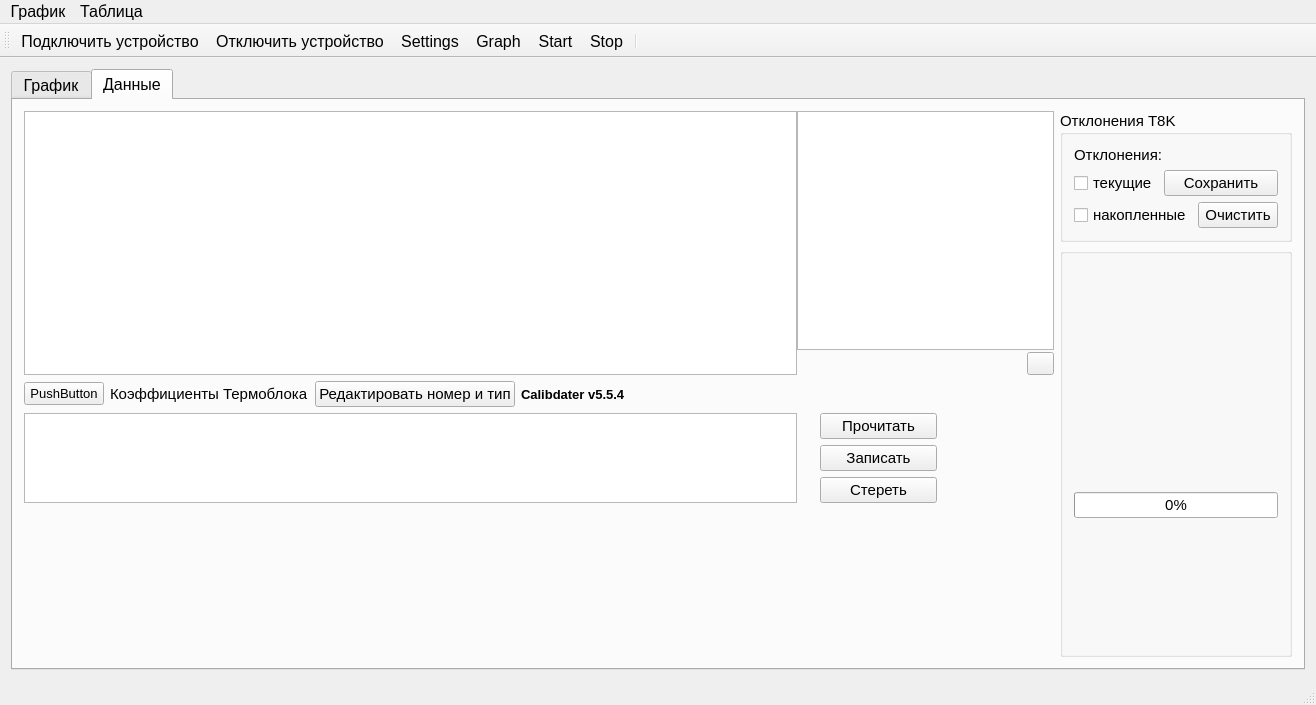
<?xml version="1.0" encoding="UTF-8"?>
<ui version="4.0">
 <class>MainWindow</class>
 <widget class="QMainWindow" name="MainWindow">
  <property name="geometry">
   <rect>
    <x>0</x>
    <y>0</y>
    <width>1316</width>
    <height>705</height>
   </rect>
  </property>
  <property name="font">
   <font>
    <pointsize>12</pointsize>
   </font>
  </property>
  <property name="windowTitle">
   <string>Calibdater</string>
  </property>
  <widget class="QWidget" name="centralWidget">
   <layout class="QGridLayout" name="gridLayout_4">
    <item row="0" column="0">
     <layout class="QHBoxLayout" name="horizontalLayout_6" stretch="0">
      <item>
       <widget class="QTabWidget" name="tabWidget">
        <property name="font">
         <font>
          <pointsize>12</pointsize>
         </font>
        </property>
        <property name="currentIndex">
         <number>1</number>
        </property>
        <widget class="QWidget" name="tab">
         <attribute name="title">
          <string>График</string>
         </attribute>
         <layout class="QGridLayout" name="gridLayout_2">
          <item row="0" column="0">
           <layout class="QHBoxLayout" name="horizontalLayout" stretch="10,2">
            <item>
             <widget class="QCustomPlot" name="plotwidget" native="true"/>
            </item>
            <item>
             <layout class="QVBoxLayout" name="verticalLayout">
              <item>
               <widget class="QLCDNumber" name="lcdRed">
                <property name="lineWidth">
                 <number>1</number>
                </property>
                <property name="smallDecimalPoint">
                 <bool>false</bool>
                </property>
                <property name="segmentStyle">
                 <enum>QLCDNumber::Filled</enum>
                </property>
                <property name="value" stdset="0">
                 <double>0.000000000000000</double>
                </property>
               </widget>
              </item>
              <item>
               <widget class="QLCDNumber" name="lcdGreen"/>
              </item>
              <item>
               <widget class="QLCDNumber" name="lcdBlue"/>
              </item>
              <item>
               <widget class="QLCDNumber" name="lcdCyan"/>
              </item>
              <item>
               <widget class="QLCDNumber" name="lcdMagenta"/>
              </item>
              <item>
               <widget class="QLCDNumber" name="lcdYellow">
                <property name="digitCount">
                 <number>5</number>
                </property>
               </widget>
              </item>
             </layout>
            </item>
           </layout>
          </item>
         </layout>
        </widget>
        <widget class="QWidget" name="tab_2">
         <property name="font">
          <font>
           <pointsize>10</pointsize>
          </font>
         </property>
         <attribute name="title">
          <string>Данные</string>
         </attribute>
         <layout class="QGridLayout" name="gridLayout_3">
          <item row="0" column="0">
           <layout class="QHBoxLayout" name="horizontalLayout_12" stretch="9,2">
            <item>
             <layout class="QVBoxLayout" name="verticalLayout_18" stretch="8,2,4">
              <item>
               <layout class="QVBoxLayout" name="verticalLayout_17">
                <item>
                 <layout class="QHBoxLayout" name="horizontalLayout_20" stretch="6,2">
                  <property name="spacing">
                   <number>0</number>
                  </property>
                  <item>
                   <widget class="QTableWidget" name="TempTable"/>
                  </item>
                  <item>
                   <layout class="QVBoxLayout" name="verticalLayout_7" stretch="8,0">
                    <property name="spacing">
                     <number>2</number>
                    </property>
                    <item>
                     <widget class="QTableWidget" name="InaccTable"/>
                    </item>
                    <item>
                     <layout class="QHBoxLayout" name="horizontalLayout_13">
                      <item>
                       <spacer name="horizontalSpacer_6">
                        <property name="orientation">
                         <enum>Qt::Horizontal</enum>
                        </property>
                        <property name="sizeHint" stdset="0">
                         <size>
                          <width>40</width>
                          <height>20</height>
                         </size>
                        </property>
                       </spacer>
                      </item>
                      <item>
                       <widget class="QPushButton" name="hlistButton">
                        <property name="maximumSize">
                         <size>
                          <width>27</width>
                          <height>25</height>
                         </size>
                        </property>
                        <property name="text">
                         <string/>
                        </property>
                        <property name="icon">
                         <iconset resource="icons.qrc">
                          <normaloff>:/Icons/Icons/history.png</normaloff>:/Icons/Icons/history.png</iconset>
                        </property>
                        <property name="iconSize">
                         <size>
                          <width>25</width>
                          <height>25</height>
                         </size>
                        </property>
                       </widget>
                      </item>
                     </layout>
                    </item>
                   </layout>
                  </item>
                 </layout>
                </item>
                <item>
                 <layout class="QHBoxLayout" name="horizontalLayout_3">
                  <item>
                   <widget class="QPushButton" name="pushButton_2">
                    <property name="text">
                     <string>PushButton</string>
                    </property>
                   </widget>
                  </item>
                  <item>
                   <widget class="QLabel" name="coeflabel">
                    <property name="font">
                     <font>
                      <pointsize>11</pointsize>
                     </font>
                    </property>
                    <property name="text">
                     <string>Коэффициенты Термоблока</string>
                    </property>
                   </widget>
                  </item>
                  <item>
                   <widget class="QPushButton" name="WriteButton_2">
                    <property name="enabled">
                     <bool>true</bool>
                    </property>
                    <property name="sizePolicy">
                     <sizepolicy hsizetype="Preferred" vsizetype="Fixed">
                      <horstretch>0</horstretch>
                      <verstretch>0</verstretch>
                     </sizepolicy>
                    </property>
                    <property name="maximumSize">
                     <size>
                      <width>16777215</width>
                      <height>16777215</height>
                     </size>
                    </property>
                    <property name="font">
                     <font>
                      <pointsize>11</pointsize>
                     </font>
                    </property>
                    <property name="text">
                     <string>Редактировать номер и тип</string>
                    </property>
                   </widget>
                  </item>
                  <item>
                   <widget class="QLabel" name="versioLabel">
                    <property name="font">
                     <font>
                      <pointsize>10</pointsize>
                      <weight>75</weight>
                      <bold>true</bold>
                     </font>
                    </property>
                    <property name="text">
                     <string>Calibdater v5.5.4</string>
                    </property>
                   </widget>
                  </item>
                  <item>
                   <spacer name="horizontalSpacer">
                    <property name="orientation">
                     <enum>Qt::Horizontal</enum>
                    </property>
                    <property name="sizeHint" stdset="0">
                     <size>
                      <width>258</width>
                      <height>20</height>
                     </size>
                    </property>
                   </spacer>
                  </item>
                 </layout>
                </item>
               </layout>
              </item>
              <item>
               <layout class="QHBoxLayout" name="horizontalLayout_9" stretch="6,2">
                <property name="spacing">
                 <number>0</number>
                </property>
                <item>
                 <widget class="QTableWidget" name="CoefTable"/>
                </item>
                <item>
                 <layout class="QHBoxLayout" name="horizontalLayout_8" stretch="1,5,5">
                  <property name="leftMargin">
                   <number>0</number>
                  </property>
                  <item>
                   <spacer name="horizontalSpacer_9">
                    <property name="orientation">
                     <enum>Qt::Horizontal</enum>
                    </property>
                    <property name="sizeHint" stdset="0">
                     <size>
                      <width>40</width>
                      <height>20</height>
                     </size>
                    </property>
                   </spacer>
                  </item>
                  <item>
                   <layout class="QVBoxLayout" name="verticalLayout_2">
                    <item>
                     <widget class="QPushButton" name="pushButton">
                      <property name="sizePolicy">
                       <sizepolicy hsizetype="Preferred" vsizetype="Fixed">
                        <horstretch>0</horstretch>
                        <verstretch>0</verstretch>
                       </sizepolicy>
                      </property>
                      <property name="maximumSize">
                       <size>
                        <width>16777215</width>
                        <height>16777215</height>
                       </size>
                      </property>
                      <property name="font">
                       <font>
                        <pointsize>11</pointsize>
                       </font>
                      </property>
                      <property name="text">
                       <string>Прочитать</string>
                      </property>
                     </widget>
                    </item>
                    <item>
                     <widget class="QPushButton" name="WriteButton">
                      <property name="enabled">
                       <bool>true</bool>
                      </property>
                      <property name="sizePolicy">
                       <sizepolicy hsizetype="Preferred" vsizetype="Fixed">
                        <horstretch>0</horstretch>
                        <verstretch>0</verstretch>
                       </sizepolicy>
                      </property>
                      <property name="maximumSize">
                       <size>
                        <width>16777215</width>
                        <height>16777215</height>
                       </size>
                      </property>
                      <property name="font">
                       <font>
                        <pointsize>11</pointsize>
                       </font>
                      </property>
                      <property name="text">
                       <string>Записать</string>
                      </property>
                     </widget>
                    </item>
                    <item>
                     <widget class="QPushButton" name="write_default">
                      <property name="font">
                       <font>
                        <pointsize>11</pointsize>
                       </font>
                      </property>
                      <property name="text">
                       <string>Стереть</string>
                      </property>
                     </widget>
                    </item>
                   </layout>
                  </item>
                  <item>
                   <spacer name="horizontalSpacer_3">
                    <property name="orientation">
                     <enum>Qt::Horizontal</enum>
                    </property>
                    <property name="sizeHint" stdset="0">
                     <size>
                      <width>40</width>
                      <height>20</height>
                     </size>
                    </property>
                   </spacer>
                  </item>
                 </layout>
                </item>
               </layout>
              </item>
              <item>
               <layout class="QHBoxLayout" name="horizontalLayout_10" stretch="6,2">
                <property name="spacing">
                 <number>0</number>
                </property>
                <item>
                 <widget class="QCustomPlot" name="miniplotwidget" native="true"/>
                </item>
                <item>
                 <layout class="QHBoxLayout" name="horizontalLayout_2" stretch="1,5,5">
                  <property name="spacing">
                   <number>0</number>
                  </property>
                  <item>
                   <spacer name="horizontalSpacer_5">
                    <property name="orientation">
                     <enum>Qt::Horizontal</enum>
                    </property>
                    <property name="sizeHint" stdset="0">
                     <size>
                      <width>40</width>
                      <height>20</height>
                     </size>
                    </property>
                   </spacer>
                  </item>
                  <item>
                   <widget class="QLabel" name="Tlabel">
                    <property name="font">
                     <font>
                      <pointsize>12</pointsize>
                     </font>
                    </property>
                    <property name="text">
                     <string/>
                    </property>
                   </widget>
                  </item>
                  <item>
                   <spacer name="horizontalSpacer_4">
                    <property name="orientation">
                     <enum>Qt::Horizontal</enum>
                    </property>
                    <property name="sizeHint" stdset="0">
                     <size>
                      <width>40</width>
                      <height>20</height>
                     </size>
                    </property>
                   </spacer>
                  </item>
                 </layout>
                </item>
               </layout>
              </item>
             </layout>
            </item>
            <item>
             <layout class="QVBoxLayout" name="verticalLayout_3" stretch="0,5">
              <item>
               <widget class="QGroupBox" name="groupBox">
                <property name="sizePolicy">
                 <sizepolicy hsizetype="Preferred" vsizetype="Preferred">
                  <horstretch>0</horstretch>
                  <verstretch>0</verstretch>
                 </sizepolicy>
                </property>
                <property name="font">
                 <font>
                  <pointsize>11</pointsize>
                 </font>
                </property>
                <property name="title">
                 <string>Отклонения T8K</string>
                </property>
                <property name="flat">
                 <bool>false</bool>
                </property>
                <layout class="QGridLayout" name="gridLayout_5">
                 <item row="0" column="0">
                  <layout class="QVBoxLayout" name="verticalLayout_6" stretch="1,0,2">
                   <item>
                    <layout class="QHBoxLayout" name="horizontalLayout_5">
                     <item>
                      <widget class="QLabel" name="label">
                       <property name="text">
                        <string>&lt;html&gt;&lt;head/&gt;&lt;body&gt;&lt;p&gt;Отклонения:&lt;/p&gt;&lt;/body&gt;&lt;/html&gt;</string>
                       </property>
                       <property name="textFormat">
                        <enum>Qt::AutoText</enum>
                       </property>
                       <property name="scaledContents">
                        <bool>false</bool>
                       </property>
                       <property name="wordWrap">
                        <bool>false</bool>
                       </property>
                       <property name="margin">
                        <number>0</number>
                       </property>
                       <property name="openExternalLinks">
                        <bool>false</bool>
                       </property>
                      </widget>
                     </item>
                    </layout>
                   </item>
                   <item>
                    <layout class="QHBoxLayout" name="horizontalLayout_15" stretch="3,1">
                     <item>
                      <layout class="QVBoxLayout" name="verticalLayout_10">
                       <item>
                        <widget class="QCheckBox" name="checkBoxCurrent">
                         <property name="enabled">
                          <bool>true</bool>
                         </property>
                         <property name="sizePolicy">
                          <sizepolicy hsizetype="Maximum" vsizetype="Fixed">
                           <horstretch>0</horstretch>
                           <verstretch>0</verstretch>
                          </sizepolicy>
                         </property>
                         <property name="minimumSize">
                          <size>
                           <width>0</width>
                           <height>1</height>
                          </size>
                         </property>
                         <property name="maximumSize">
                          <size>
                           <width>16777215</width>
                           <height>16777215</height>
                          </size>
                         </property>
                         <property name="font">
                          <font>
                           <kerning>true</kerning>
                          </font>
                         </property>
                         <property name="layoutDirection">
                          <enum>Qt::LeftToRight</enum>
                         </property>
                         <property name="autoFillBackground">
                          <bool>false</bool>
                         </property>
                         <property name="text">
                          <string>текущие</string>
                         </property>
                        </widget>
                       </item>
                      </layout>
                     </item>
                     <item>
                      <layout class="QVBoxLayout" name="verticalLayout_9">
                       <item>
                        <widget class="QPushButton" name="writeHistoryButton">
                         <property name="sizePolicy">
                          <sizepolicy hsizetype="Minimum" vsizetype="Fixed">
                           <horstretch>0</horstretch>
                           <verstretch>0</verstretch>
                          </sizepolicy>
                         </property>
                         <property name="text">
                          <string>Сохранить</string>
                         </property>
                        </widget>
                       </item>
                      </layout>
                     </item>
                    </layout>
                   </item>
                   <item>
                    <layout class="QHBoxLayout" name="horizontalLayout_7" stretch="3,1">
                     <item>
                      <layout class="QVBoxLayout" name="verticalLayout_5">
                       <item>
                        <widget class="QCheckBox" name="checkBoxHistory">
                         <property name="text">
                          <string>накопленные</string>
                         </property>
                        </widget>
                       </item>
                      </layout>
                     </item>
                     <item>
                      <layout class="QVBoxLayout" name="verticalLayout_4">
                       <item>
                        <widget class="QPushButton" name="clearHistoryButton">
                         <property name="text">
                          <string>Очистить</string>
                         </property>
                        </widget>
                       </item>
                      </layout>
                     </item>
                    </layout>
                   </item>
                  </layout>
                 </item>
                </layout>
               </widget>
              </item>
              <item>
               <layout class="QHBoxLayout" name="horizontalLayout_4" stretch="0">
                <item>
                 <widget class="QGroupBox" name="positiongroupBox">
                  <property name="sizePolicy">
                   <sizepolicy hsizetype="Minimum" vsizetype="Minimum">
                    <horstretch>0</horstretch>
                    <verstretch>0</verstretch>
                   </sizepolicy>
                  </property>
                  <property name="font">
                   <font>
                    <pointsize>11</pointsize>
                   </font>
                  </property>
                  <property name="title">
                   <string/>
                  </property>
                  <layout class="QGridLayout" name="gridLayout">
                   <item row="0" column="0">
                    <layout class="QVBoxLayout" name="verticalLayout_8" stretch="3,1,1,0,0">
                     <item>
                      <widget class="SensorsPosition" name="positionWidget" native="true"/>
                     </item>
                     <item>
                      <widget class="QProgressBar" name="progressBar">
                       <property name="value">
                        <number>0</number>
                       </property>
                       <property name="textVisible">
                        <bool>true</bool>
                       </property>
                       <property name="orientation">
                        <enum>Qt::Horizontal</enum>
                       </property>
                       <property name="invertedAppearance">
                        <bool>false</bool>
                       </property>
                       <property name="textDirection">
                        <enum>QProgressBar::TopToBottom</enum>
                       </property>
                      </widget>
                     </item>
                     <item>
                      <widget class="QLabel" name="label_2">
                       <property name="font">
                        <font>
                         <family>MS Shell Dlg 2</family>
                         <weight>50</weight>
                         <bold>false</bold>
                        </font>
                       </property>
                       <property name="text">
                        <string/>
                       </property>
                      </widget>
                     </item>
                     <item>
                      <layout class="QHBoxLayout" name="horizontalLayout_11" stretch="3">
                       <item>
                        <widget class="QLabel" name="phaselabel">
                         <property name="text">
                          <string/>
                         </property>
                        </widget>
                       </item>
                      </layout>
                     </item>
                     <item>
                      <widget class="QLabel" name="label_3">
                       <property name="text">
                        <string/>
                       </property>
                      </widget>
                     </item>
                    </layout>
                   </item>
                  </layout>
                 </widget>
                </item>
               </layout>
              </item>
             </layout>
            </item>
           </layout>
          </item>
         </layout>
         <zorder></zorder>
        </widget>
       </widget>
      </item>
     </layout>
    </item>
   </layout>
  </widget>
  <widget class="QMenuBar" name="menuBar">
   <property name="geometry">
    <rect>
     <x>0</x>
     <y>0</y>
     <width>1316</width>
     <height>20</height>
    </rect>
   </property>
   <widget class="QMenu" name="menuGraph">
    <property name="font">
     <font>
      <pointsize>12</pointsize>
     </font>
    </property>
    <property name="title">
     <string>График</string>
    </property>
    <addaction name="actionSave"/>
    <addaction name="actionLoad"/>
   </widget>
   <widget class="QMenu" name="menu">
    <property name="title">
     <string>Таблица</string>
    </property>
    <addaction name="actionSaveExcel"/>
    <addaction name="actionLoadExcel"/>
   </widget>
   <addaction name="menuGraph"/>
   <addaction name="menu"/>
  </widget>
  <widget class="QToolBar" name="mainToolBar">
   <attribute name="toolBarArea">
    <enum>TopToolBarArea</enum>
   </attribute>
   <attribute name="toolBarBreak">
    <bool>false</bool>
   </attribute>
   <addaction name="actionConnect"/>
   <addaction name="actionDisconnect"/>
   <addaction name="actionSettings"/>
   <addaction name="actionGraph"/>
   <addaction name="actionStart"/>
   <addaction name="actionStop"/>
   <addaction name="separator"/>
  </widget>
  <widget class="QStatusBar" name="statusBar"/>
  <action name="actionSettings">
   <property name="icon">
    <iconset resource="icons.qrc">
     <normaloff>:/Icons/Icons/Settings.png</normaloff>:/Icons/Icons/Settings.png</iconset>
   </property>
   <property name="text">
    <string>Settings</string>
   </property>
   <property name="toolTip">
    <string>Настройки</string>
   </property>
  </action>
  <action name="actionStart">
   <property name="icon">
    <iconset resource="icons.qrc">
     <normaloff>:/Icons/Icons/Start.png</normaloff>:/Icons/Icons/Start.png</iconset>
   </property>
   <property name="text">
    <string>Start</string>
   </property>
   <property name="toolTip">
    <string>Старт</string>
   </property>
  </action>
  <action name="actionStop">
   <property name="icon">
    <iconset resource="icons.qrc">
     <normaloff>:/Icons/Icons/Stop.png</normaloff>:/Icons/Icons/Stop.png</iconset>
   </property>
   <property name="text">
    <string>Stop</string>
   </property>
   <property name="toolTip">
    <string>Стоп</string>
   </property>
  </action>
  <action name="actionGraph">
   <property name="icon">
    <iconset resource="icons.qrc">
     <normaloff>:/Icons/Icons/graphic.png</normaloff>:/Icons/Icons/graphic.png</iconset>
   </property>
   <property name="text">
    <string>Graph</string>
   </property>
   <property name="toolTip">
    <string>Очистить график</string>
   </property>
  </action>
  <action name="actionSave">
   <property name="text">
    <string>Сохранить</string>
   </property>
   <property name="font">
    <font>
     <pointsize>12</pointsize>
    </font>
   </property>
  </action>
  <action name="actionLoad">
   <property name="text">
    <string>Загрузить</string>
   </property>
   <property name="font">
    <font>
     <pointsize>12</pointsize>
    </font>
   </property>
  </action>
  <action name="actionCalculate">
   <property name="text">
    <string>Calculate</string>
   </property>
   <property name="font">
    <font>
     <pointsize>12</pointsize>
    </font>
   </property>
  </action>
  <action name="actionRead_from_history">
   <property name="text">
    <string>Read from history</string>
   </property>
   <property name="font">
    <font>
     <pointsize>12</pointsize>
    </font>
   </property>
  </action>
  <action name="actionWrite_to_history">
   <property name="text">
    <string>Write to history</string>
   </property>
   <property name="font">
    <font>
     <pointsize>12</pointsize>
    </font>
   </property>
  </action>
  <action name="actionSaveExcel">
   <property name="text">
    <string>Сохранить(Excel)</string>
   </property>
  </action>
  <action name="actionLoadExcel">
   <property name="text">
    <string>Загрузить(Excel)</string>
   </property>
  </action>
  <action name="actionConnect">
   <property name="text">
    <string>Подключить устройство</string>
   </property>
  </action>
  <action name="actionDisconnect">
   <property name="text">
    <string>Отключить устройство</string>
   </property>
  </action>
 </widget>
 <layoutdefault spacing="6" margin="11"/>
 <customwidgets>
  <customwidget>
   <class>QCustomPlot</class>
   <extends>QWidget</extends>
   <header>qcustomplot.h</header>
   <container>1</container>
  </customwidget>
  <customwidget>
   <class>SensorsPosition</class>
   <extends>QWidget</extends>
   <header>sensorsposition.h</header>
   <container>1</container>
  </customwidget>
 </customwidgets>
 <resources>
  <include location="icons.qrc"/>
 </resources>
 <connections/>
</ui>
